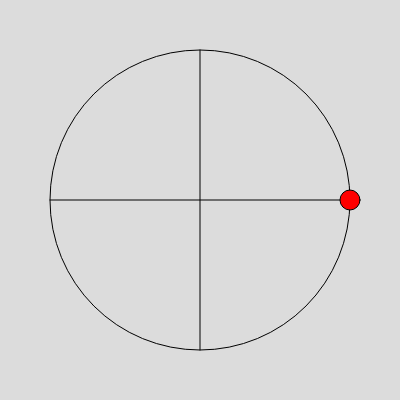
Frame 1 (no input)
Frame 60 (no input): identical to frame 1, image omitted
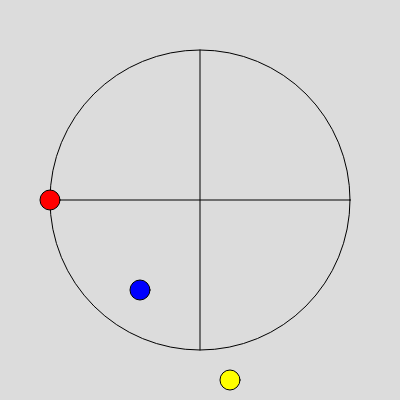
Frame 120 (the mouse pressed at the canvas centre since frame 60)

The p5.js sketch that drew these frames (run headless with seeded random() and noise() and a simulated clock; from frame 60 on, the mouse is pressed at the canvas centre):

// p5.js sketch
// ── sketch.js
let x;
let y;
let angle = 0;
let r = 150;

function setup() {
  createCanvas(400, 400);
  angleMode(DEGREES);
}

function draw() {
  background(220);
  angle = map(mouseX, 0, width, 0, 360);
  x = r * cos(angle);
  y = r * sin(angle);
  translate(width / 2, height / 2);
  noFill();
  ellipse(0, 0, r * 2, r * 2);

  line(-r, 0, r, 0, 0);
  line(0, -r, 0, r, 0);

  fill("red");
  ellipse(x, y, 20, 20);

  fill("blue");
  ellipse(x + 90, y + 90, 20, 20);

  fill("yellow");
  ellipse(x + 180, y + 180, 20, 20);
}
